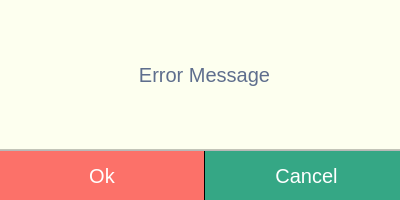
<?xml version="1.0" encoding="UTF-8"?>
<ui version="4.0">
 <class>Dialog</class>
 <widget class="QDialog" name="Dialog">
  <property name="geometry">
   <rect>
    <x>0</x>
    <y>0</y>
    <width>400</width>
    <height>200</height>
   </rect>
  </property>
  <property name="minimumSize">
   <size>
    <width>0</width>
    <height>0</height>
   </size>
  </property>
  <property name="windowTitle">
   <string>Dialog</string>
  </property>
  <property name="styleSheet">
   <string notr="true"/>
  </property>
  <widget class="QFrame" name="frame">
   <property name="geometry">
    <rect>
     <x>-1</x>
     <y>150</y>
     <width>411</width>
     <height>51</height>
    </rect>
   </property>
   <property name="styleSheet">
    <string notr="true">QPushButton{
border-radius:none;
border-right:1px solid;
color:white;
font-size:20px;
font-family:&quot;Open-Sans&quot;,sans-serif;
}
</string>
   </property>
   <property name="frameShape">
    <enum>QFrame::StyledPanel</enum>
   </property>
   <property name="frameShadow">
    <enum>QFrame::Raised</enum>
   </property>
   <layout class="QHBoxLayout" name="horizontalLayout">
    <property name="spacing">
     <number>0</number>
    </property>
    <property name="leftMargin">
     <number>0</number>
    </property>
    <property name="topMargin">
     <number>0</number>
    </property>
    <property name="rightMargin">
     <number>0</number>
    </property>
    <property name="bottomMargin">
     <number>0</number>
    </property>
    <item>
     <widget class="QPushButton" name="OkBtn">
      <property name="maximumSize">
       <size>
        <width>16777215</width>
        <height>51</height>
       </size>
      </property>
      <property name="styleSheet">
       <string notr="true">#OkBtn{background: #fc7169;
}
#OkBtn:hover{
background-color: #fc8982;
}</string>
      </property>
      <property name="text">
       <string>Ok</string>
      </property>
     </widget>
    </item>
    <item>
     <widget class="QPushButton" name="CancelBtn">
      <property name="maximumSize">
       <size>
        <width>16777215</width>
        <height>51</height>
       </size>
      </property>
      <property name="styleSheet">
       <string notr="true">#CancelBtn{
background-color: #35a785;
}
#CancelBtn:hover{
	
	background-color: rgb(63, 199, 158);
}</string>
      </property>
      <property name="text">
       <string>Cancel</string>
      </property>
     </widget>
    </item>
   </layout>
  </widget>
  <widget class="QFrame" name="frame_2">
   <property name="geometry">
    <rect>
     <x>-1</x>
     <y>-1</y>
     <width>411</width>
     <height>151</height>
    </rect>
   </property>
   <property name="styleSheet">
    <string notr="true">background-color: rgb(253, 255, 239);
</string>
   </property>
   <property name="frameShape">
    <enum>QFrame::StyledPanel</enum>
   </property>
   <property name="frameShadow">
    <enum>QFrame::Raised</enum>
   </property>
   <widget class="QLabel" name="label">
    <property name="geometry">
     <rect>
      <x>50</x>
      <y>50</y>
      <width>311</width>
      <height>51</height>
     </rect>
    </property>
    <property name="styleSheet">
     <string notr="true">font-size:20px;
color:#5e6e8d;</string>
    </property>
    <property name="text">
     <string>Error Message</string>
    </property>
    <property name="alignment">
     <set>Qt::AlignCenter</set>
    </property>
   </widget>
  </widget>
 </widget>
 <resources/>
 <connections/>
</ui>
